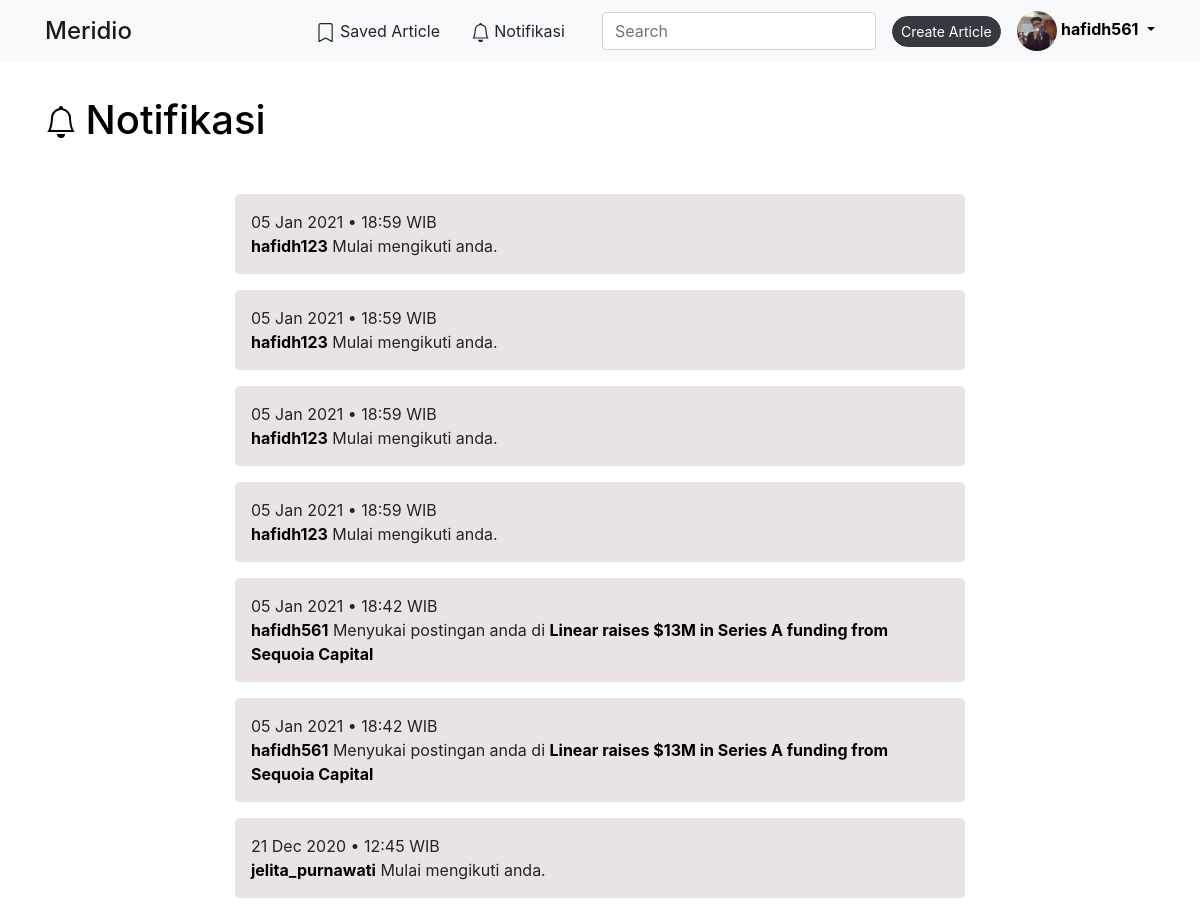
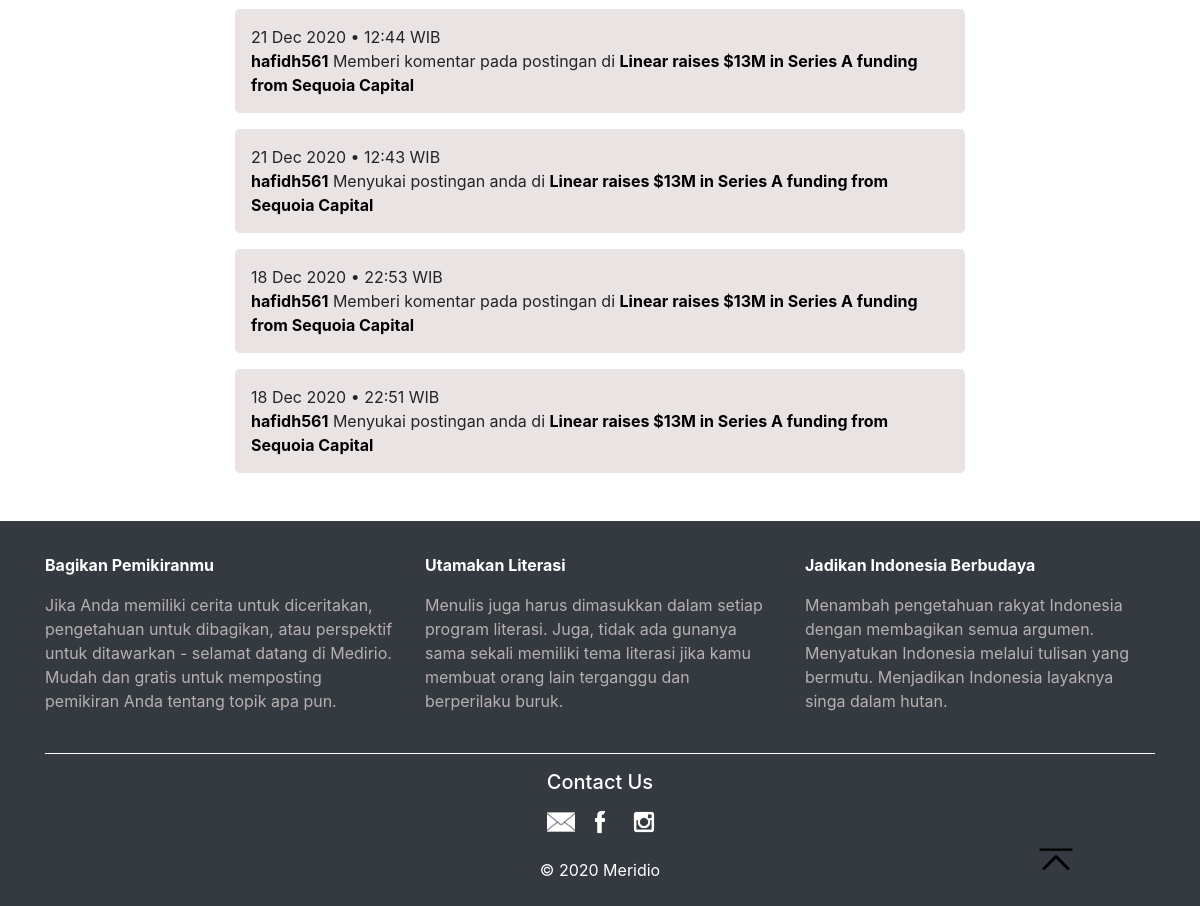
The app's page /page/notifikasi.php (signed in) with its own data (2 pictures, top to bottom).
### tables this page shows
CREATE TABLE `user` (
  `id` bigint(20) NOT NULL,
  `username` varchar(20) NOT NULL,
  `nama_lengkap` varchar(666) NOT NULL,
  `email` varchar(666) NOT NULL,
  `foto_profil` char(32) NOT NULL,
  `password` char(255) NOT NULL,
  `tempat_tinggal` varchar(666) NOT NULL,
  `tanggal_lahir` date NOT NULL,
  `pekerjaan` varchar(666) NOT NULL,
  `pendidikan` varchar(666) NOT NULL,
  `tentang` text NOT NULL,
  `waktu_pendaftaran` datetime NOT NULL
);

CREATE TABLE `user_notifikasi` (
  `id` bigint(20) NOT NULL,
  `user_id` bigint(20) NOT NULL,
  `isi_notifikasi` text NOT NULL,
  `waktu_notifikasi` datetime NOT NULL,
  `sudah_dilihat` tinyint(1) NOT NULL
);

### page/database.php (called while the page is built, shortened)
<?php
$db = mysqli_connect('localhost', 'root', '', 'pemweb');
function query($query)
{
    global $db;
    $result = mysqli_query($db, $query);
    $rows = [];
    while ($row = mysqli_fetch_assoc($result)) {
        $rows[] = $row;
    }
    return $rows;
}

### page/notifikasi.php (the view, shortened to what this page needs)
<?php
require "./database.php";
if (isset($_SESSION['login'])) {
    if (isset($_SESSION['id'])) {
        $my_id = $_SESSION['id'];
    } else {
        $my_id = $_COOKIE['id'];
    }
    $queryMyUser = "SELECT * FROM user WHERE id = $my_id";
    $myUser = query($queryMyUser);
    $myUser = $myUser[0];
}
$queryNotifikasi = "SELECT * FROM user JOIN user_notifikasi ON user.id = user_notifikasi.user_id WHERE user.id = " . $myUser['id'] . " ORDER BY waktu_notifikasi DESC";
$notifications = query($queryNotifikasi);
?>
<!DOCTYPE html>
<html lang="en">
	<head>
		<link rel="stylesheet" href="./../css/bootstrap.min.css">
        <link rel="stylesheet" href="./../css/all.css">
		<link rel="stylesheet" href="./../css/style notifikasi.css" />
	</head>
	<body>
        <nav class="navbar navbar-expand-lg navbar-light bg-light fixed-top">
            <div class="container">
                <a class="navbar-brand mb-0 h1" href="./../index.php">Meridio</a>
                <div class="collapse navbar-collapse" id="navbarSupportedContent">
                    <div class="utility-navbar mr-4 text-center">
                        <div class="saved-article d-inline">
                            <a href="./saved article.php" target="_blank">
                                <button
                                    type="button"
                                    class="btn btn-light"
                                    data-toggle="tooltip"
                                    data-placement="top"
                                    title="Saved Article"
                                >
                                    Saved Article
                                </button>
                            </a>
                        </div>
                        <div class="notifications d-inline-block">
                            <a href="./notifikasi.php" target="_blank">
                            <button
										type="button"
										class="btn btn-light button-notifications"
										data-toggle="tooltip"
										data-placement="top"
										data-user-id="<?=$myUser['id']?>"
										title="Notifikasi"
									>
									<?php
                                        $queryCekNotifikasi = "SELECT * FROM user_notifikasi WHERE user_id = " . $myUser['id'] . " AND sudah_dilihat = 0";
                                        $cekNotifikasi = query($queryCekNotifikasi);
                                        if (!$cekNotifikasi):
                                    ?>
											Notifikasi
										<?php endif?>
									</button>
                            </a>
                        </div>
                    </div>
                    <form action="./search.php" class="form-inline my-2 my-lg-0">
                        <input
                            class="form-control mr-3"
                            type="search"
                            placeholder="Search"
                            aria-label="Search"
                            name="s"
                        />
                    </form>
                    <div class="buat-postingan mr-3">
                        <a href="./buat article.php" target="_blank">
                            <button type="button" class="btn btn-dark btn-sm rounded-pill">
                                Create Article
                            </button>
                        </a>
                    </div>
                    <div class="dropdown">
                        <button
                            class="dropdown-toggle"
                            type="button"
                            id="dropdownMenuButton"
                            data-toggle="dropdown"
                            aria-haspopup="true"
                            aria-expanded="false"
                        >
                            <img
                                src="./../src/profile_pictures/<?=$myUser['foto_profil']?>.jpg"
                                alt="<?=$myUser['username']?>"
                                class="rounded-circle"
                                width="40em"
                            />
                            <span class="font-weight-bold"><?=$myUser['username']?></span>
                        </button>
                    </div>
                </div>
            </div>
        </nav>
		<section class="bagian-tengah pb-4">
			<div class="container pt-5 mt-5">
				<div class="row">
					<div class="col-md-12">
						<a href="./notifikasi.php">
							<h1 class="d-inline">Notifikasi</h1>
						</a>
					</div>
				</div>
				<div class="row mt-4 d-flex justify-content-center">
					<div class="col-md-8 mb-4">
						<?php if (count($notifications) <= 0): ?>
							<h1 class="text-center">Notifikasi masih kosong</h1>
						<?php else: ?>
							<?php foreach ($notifications as $notification): ?>
								<div class="notifikasi-<?=$notification['id']?> bg-notifikasi p-3 rounded-lg mt-3">
                                    <?php
                                        $time = strtotime($notification['waktu_notifikasi']);
                                        $time = date('d M Y • H:i', $time);
                                    ?>
                                    <span class="d-block"><?=$time?> WIB</span>
                                    <span><?=$notification['isi_notifikasi']?></span>
                                </div>
							<?php endforeach?>
						<?php endif?>
					</div>
				</div>
			</div>
		</section>
		<footer>
			<nav class="navbar navbar-dark bg-dark">
				<div class="container pt-4">
					<div class="row pb-4">
						<div class="col-md-4 bagian-bawah">
							<span class="font-weight-bold d-inline-block pb-3"
								>Bagikan Pemikiranmu</span
							>
							<p>
								Jika Anda memiliki cerita untuk diceritakan, pengetahuan untuk
								dibagikan, atau perspektif untuk ditawarkan - selamat datang di
								Medirio. Mudah dan gratis untuk memposting pemikiran Anda
								tentang topik apa pun.
							</p>
						</div>
						<div class="col-md-4 bagian-bawah">
							<span class="font-weight-bold d-inline-block pb-3"
								>Utamakan Literasi</span
							>
							<p>
								Menulis juga harus dimasukkan dalam setiap program literasi.
								Juga, tidak ada gunanya sama sekali memiliki tema literasi jika
								kamu membuat orang lain terganggu dan berperilaku buruk.
							</p>
						</div>
						<div class="col-md-4 bagian-bawah">
							<span class="font-weight-bold d-inline-block pb-3"
								>Jadikan Indonesia Berbudaya</span
							>
							<p>
								Menambah pengetahuan rakyat Indonesia dengan membagikan semua
								argumen. Menyatukan Indonesia melalui tulisan yang bermutu.
								Menjadikan Indonesia layaknya singa dalam hutan.
							</p>
						</div>
					</div>
					<div class="pembatas"></div>
					<div class="col-md-12 pt-3 text-center copyright">
						<h5>Contact Us</h5>
					</div>
					<div class="col-md-12 text-center pr-1">
						<a href="https://gmail.com/" target="_blank"
							><img
								src="./../src/img/email.png"
								class="img-fluid"
								alt="Gmail"
								width="28px"
						/></a>
						<a href="https://facebook.com/" target="_blank"
							><img
								src="./../src/img/fb.png"
								class="img-fluid"
								alt="Facebook"
								width="40px"
						/></a>
						<a href="https://instagram.com/" target="_blank"
							><img
								src="./../src/img/ig.png"
								class="img-fluid"
								alt="Instagram"
								width="40px"
						/></a>
					</div>
					<div class="col-lg-12 text-center py-3 copyright">
						<span>© 2020 Meridio</span>
					</div>
				</div>
			</nav>
		</footer>
		<div class="keatas">
			<a href="#">
			</a>
		</div>
	</body>
</html>

### css/style notifikasi.css (style rules this page uses)
html { scroll-behavior: smooth; }
.navbar-brand { font-size: 1.5em; }
a { color: rgba(0, 0, 0); }
button { padding: 0; border: none; background: none; }
.bagian-bawah span { color: white; }
.bagian-bawah p { color: rgb(184, 176, 176); }
.pembatas { background-color: white; height: 0.1em; width: 100vw; }
.copyright h5, .copyright span { color: white; }
.keatas { position: fixed; left: 86vw; bottom: 3vh; }
.bg-notifikasi { background-color: #e9e3e3; }

### records on screen
user: foto_profil (picture), username "hafidh561"
user_notifikasi: waktu_notifikasi "05 Jan 2021 • 18:59", isi_notifikasi "hafidh123 Mulai mengikuti anda."
user_notifikasi: waktu_notifikasi "05 Jan 2021 • 18:59", isi_notifikasi "hafidh123 Mulai mengikuti anda."
user_notifikasi: waktu_notifikasi "05 Jan 2021 • 18:59", isi_notifikasi "hafidh123 Mulai mengikuti anda."
user_notifikasi: waktu_notifikasi "05 Jan 2021 • 18:59", isi_notifikasi "hafidh123 Mulai mengikuti anda."
user_notifikasi: waktu_notifikasi "05 Jan 2021 • 18:42", isi_notifikasi "hafidh561 Menyukai postingan anda di Linear raises $13M in Series A funding from Sequoia Capital"
user_notifikasi: waktu_notifikasi "05 Jan 2021 • 18:42", isi_notifikasi "hafidh561 Menyukai postingan anda di Linear raises $13M in Series A funding from Sequoia Capital"
user_notifikasi: waktu_notifikasi "21 Dec 2020 • 12:45", isi_notifikasi "jelita_purnawati Mulai mengikuti anda."
user_notifikasi: waktu_notifikasi "21 Dec 2020 • 12:44", isi_notifikasi "hafidh561 Memberi komentar pada postingan di Linear raises $13M in Series A funding from Sequoia Capital"
user_notifikasi: waktu_notifikasi "21 Dec 2020 • 12:43", isi_notifikasi "hafidh561 Menyukai postingan anda di Linear raises $13M in Series A funding from Sequoia Capital"
user_notifikasi: waktu_notifikasi "18 Dec 2020 • 22:53", isi_notifikasi "hafidh561 Memberi komentar pada postingan di Linear raises $13M in Series A funding from Sequoia Capital"
user_notifikasi: waktu_notifikasi "18 Dec 2020 • 22:51", isi_notifikasi "hafidh561 Menyukai postingan anda di Linear raises $13M in Series A funding from Sequoia Capital"
